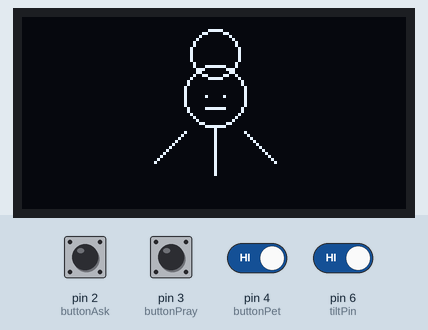
Recording of a sketch running on a simulated Arduino Uno, built with avr-gcc and run on an emulated ATmega328P. On the bench: 128×64 one-colour display. The inputs (shaded band) are chosen by the test bench; at power-on: pin 2 (buttonAsk), pin 3 (buttonPray), pin 4 (buttonPet), pin 6 (tiltPin) HIGH. Random numbers use the default seed unless the sketch sets one.

Above: at 1.2 s.
1.3 s: pin 2 (buttonAsk) pulled LOW for 1 s
At 2.9 s:
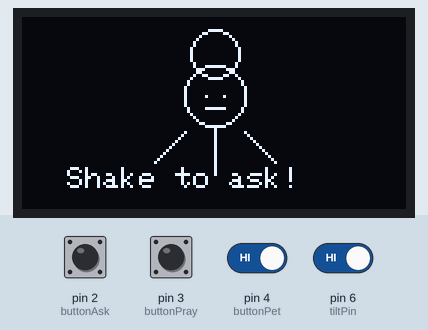
3.8 s: pin 6 (tiltPin) driven LOW
At 4.9 s:
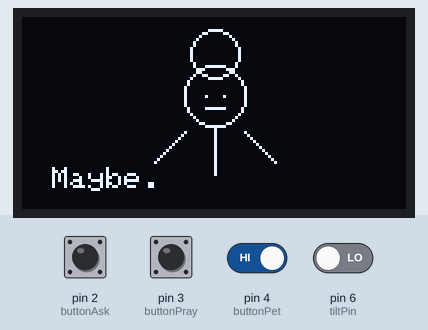
6.8 s: pin 2 (buttonAsk) pulled LOW for 0.15 s
At 7.2 s:
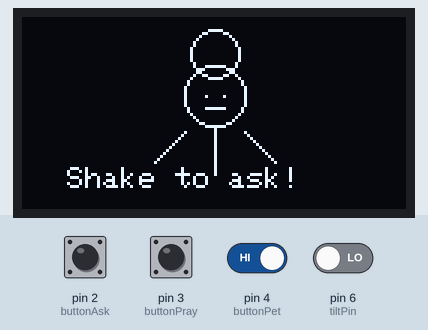
8.4 s: pin 3 (buttonPray) pulled LOW for 0.15 s
At 9.6 s:
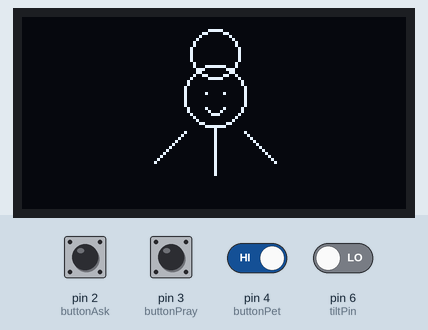
10.0 s: pin 2 (buttonAsk) driven LOW and pin 4 (buttonPet) driven LOW
At 12.8 s:
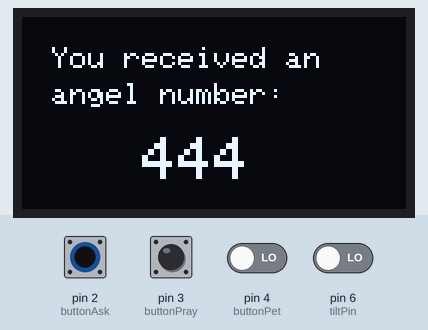
13.0 s: pin 2 (buttonAsk) driven HIGH
At 16.88 s:
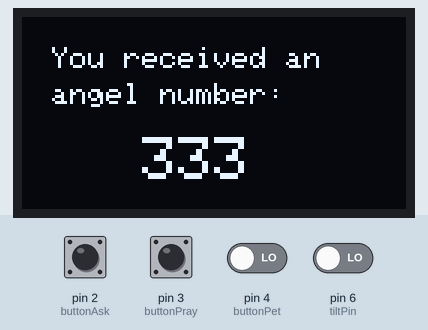
Timing chart, 0 to 17.0 s (numbered marks = the images above; inputs shaded):
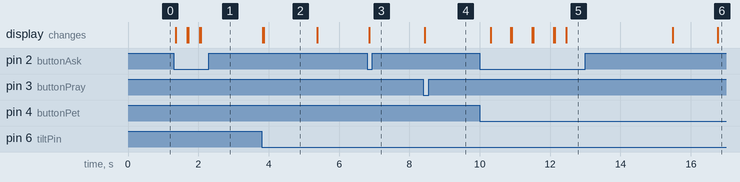

The sketch:

demo_tilt.ino
```cpp
/***
  Tamagotchi Angel
  ---------------------------------
  This demo uses Adafruit SSD1306 library to draw
  a small angel and react to 3 buttons.

  Buttons:
  ASK  -> D2
  PRAY -> D3
  PET  -> D4
***/

#include <Wire.h>
#include <Adafruit_GFX.h>
#include <Adafruit_SSD1306.h>

// OLED CONFIG
#define SCREEN_WIDTH 128
#define SCREEN_HEIGHT 64

Adafruit_SSD1306 display(SCREEN_WIDTH, SCREEN_HEIGHT, &Wire);

// BUTTON PINS
const int buttonAsk = 2;
const int buttonPray = 3;
const int buttonPet = 4;

// TILT SWITCH
const int tiltPin = 6;
int tiltState = HIGH;
int lastTiltState = HIGH;

// ASK + SHAKE logic
bool waitingForShake = false;

//STATES
enum AngelState {
  NEUTRAL,
  PRAYED,
  RUDE,
  BLESSED
};

AngelState currentState = NEUTRAL;

// TIMING
unsigned long lastPrayTime = 0;
const unsigned long PRAY_TIMEOUT = 15000; // 15 seconds

// ANGEL NUMBERS
int angelNumbers[] = {111, 222, 333, 444, 555, 777, 888, 999};
const int ANGEL_COUNT = 8;

// ASK ANSWERS
const char* neutralAnswers[] = {
  "Maybe.",
  "Hard to say.",
  "The signs are unclear.",
  "Ask again later."
};

const char* prayedAnswers[] = {  // should it really only agree?
  "Yes. Trust it.",
  "The universe agrees.",
  "This is your path.",
  "It will unfold soon."
};

const char* rudeAnswers[] = {
  "You already know.",
  "Why ask me?",
  "No.",
  "Stop bothering me."
};

// PET COUNTER
int petCounter = 0;
const int PET_THRESHOLD = 5;

// SETUP
void setup() {
  pinMode(buttonAsk, INPUT_PULLUP);
  pinMode(buttonPray, INPUT_PULLUP);
  pinMode(buttonPet, INPUT_PULLUP);
  pinMode(tiltPin, INPUT_PULLUP);

  randomSeed(analogRead(A0)); // randomness

  display.begin(SSD1306_SWITCHCAPVCC, 0x3C);
  display.clearDisplay();

  drawNeutralAngel();
  display.display();
}

// MAIN LOOP
void loop() {
  checkButtons();
  checkTilt();
  updateState();
}

// -BUTTON HANDLING
void checkButtons() {

  // ASK BUTTON
  if (digitalRead(buttonAsk) == LOW) {
  waitingForShake = true;

  display.clearDisplay();
  drawCurrentState();

  display.setTextSize(1);
  display.setTextColor(WHITE);
  display.setCursor(15, 50);
  display.print("Shake to ask!");

  display.display();
  delay(300);
}

  // PRAY BUTTON
  if (digitalRead(buttonPray) == LOW) {
    currentState = PRAYED;
    lastPrayTime = millis();
    petCounter = 0;
    drawCurrentState();
    delay(250);
  }

  // PET BUTTON
  if (digitalRead(buttonPet) == LOW) {
  petCounter++;

  if (petCounter >= PET_THRESHOLD) {
    currentState = BLESSED;
    drawAngelNumber();
    delay(3000);            // show blessing
    petCounter = 0;
    currentState = NEUTRAL; // return to normal
    drawCurrentState();
  }

  delay(250);
}

}

// STATE UPDATE
void updateState() {
  // If prayed but too much time passed → rude
  if (currentState == PRAYED &&
      millis() - lastPrayTime > PRAY_TIMEOUT) {
    currentState = RUDE;
    drawCurrentState();
  }
}

// check tilt state
void checkTilt() {
  tiltState = digitalRead(tiltPin);

  // Detect movement (HIGH → LOW)
  if (waitingForShake && // only during ASK
      lastTiltState == HIGH &&  // not shaken
      tiltState == LOW) {  // shaken

    waitingForShake = false;
    handleAsk();   // reuses existing logic
  }

  lastTiltState = tiltState;
}

void drawCurrentState() {
  switch (currentState) {
    case NEUTRAL:
      drawNeutralAngel();
      break;
    case PRAYED:
      drawPrayedAngel();
      break;
    case RUDE:
      drawRudeAngel();
      break;
  }
}

// ASK LOGIC
void handleAsk() {
  display.clearDisplay();
  drawCurrentState(); // draw face first

  display.setTextSize(1);
  display.setTextColor(WHITE);
  display.setCursor(10, 50);

  if (currentState == PRAYED) {
    int i = random(0, 4);
    display.print(prayedAnswers[i]);
  }
  else if (currentState == RUDE) {
    int i = random(0, 4);
    display.print(rudeAnswers[i]);
  }
  else {
    int i = random(0, 4);
    display.print(neutralAnswers[i]);
  }

  display.display();

  delay(1500);        // Let user read
  drawCurrentState(); // return to angel
}


// DRAWING FUNCTIONS

// Base angel body + halo
void drawAngelBase() {
  display.clearDisplay();

  // Halo
  display.drawCircle(64, 12, 8, WHITE);

  // Head
  display.drawCircle(64, 26, 10, WHITE);

  // Body
  display.drawLine(64, 36, 64, 52, WHITE);

  // Wings
  display.drawLine(54, 38, 44, 48, WHITE);
  display.drawLine(74, 38, 84, 48, WHITE);
}

// Neutral face
void drawNeutralAngel() {
  drawAngelBase();

  // Eyes
  display.drawPixel(61, 26, WHITE);
  display.drawPixel(67, 26, WHITE);

  // Mouth
  display.drawLine(61, 30, 67, 30, WHITE);

  display.display();
}

// Prayed face (happy)
void drawPrayedAngel() {
  drawAngelBase();

  // Happy eyes
  display.drawPixel(61, 25, WHITE);
  display.drawPixel(67, 25, WHITE);

  // Smile (pixel curve)
  display.drawPixel(61, 30, WHITE);
  display.drawPixel(62, 31, WHITE);
  display.drawPixel(63, 32, WHITE);
  display.drawPixel(64, 32, WHITE);
  display.drawPixel(65, 32, WHITE);
  display.drawPixel(66, 31, WHITE);
  display.drawPixel(67, 30, WHITE);

  display.display();
}


// Rude face (annoyed)
void drawRudeAngel() {
  drawAngelBase();

  display.drawLine(59, 24, 63, 24, WHITE);
  display.drawLine(65, 24, 69, 24, WHITE);
  display.drawLine(61, 31, 67, 31, WHITE);

  display.display();
}

// Special events
void drawAngelNumber() {
  display.clearDisplay();

  int index = random(0, ANGEL_COUNT);
  int number = angelNumbers[index];

  display.setTextSize(1);
  display.setTextColor(WHITE);
  display.setCursor(10, 10);
  display.print("You received an");

  display.setCursor(10, 22);
  display.print("angel number:");

  display.setTextSize(2);
  display.setCursor(40, 40);
  display.print(number);

  display.display();

  // Reset after blessing
  petCounter = 0;
}
```

Measured:
- after the input at 1.3 s, the display: changes after 0.06 s (image 1)
- after the input at 3.8 s, the display: first changes at once (image 2 shows a later state)
- after the input at 6.8 s, the display: changes after 0.06 s (image 3)
- after the input at 8.4 s, the display: changes at once (image 4)
- after the input at 10.0 s, the display: first changes after 0.31 s (image 5 shows a later state)
- what the display in image 2 shows lasts 1.5 s, from 3.9 s to 5.4 s
